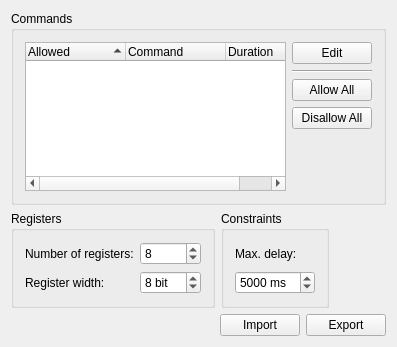
<?xml version="1.0" encoding="UTF-8"?>
<ui version="4.0" stdsetdef="1">
  <author></author>
  <comment></comment>
  <exportmacro></exportmacro>
  <class>SIG_LanguageParametersBase</class>
  <widget class="QWidget" name="SIG_LanguageParametersBase">
    <property name="geometry">
      <rect>
        <x>0</x>
        <y>0</y>
        <width>397</width>
        <height>347</height>
      </rect>
    </property>
    <property name="windowTitle">
      <string>Language Parameters</string>
    </property>
    <layout class="QVBoxLayout">
      <property name="margin">
        <number>11</number>
      </property>
      <property name="spacing">
        <number>6</number>
      </property>
      <item>
        <widget class="QGroupBox" name="groupboxCommand">
          <property name="title">
            <string>Commands</string>
          </property>
          <layout class="QHBoxLayout">
            <property name="margin">
              <number>11</number>
            </property>
            <property name="spacing">
              <number>6</number>
            </property>
            <item>
              <widget class="QTreeWidget" name="listviewCommands">
          <property name="sortingEnabled">
            <bool>true</bool>
          </property>
                <property name="selectionMode">
                  <enum>QAbstractItemView::ExtendedSelection</enum>
                </property>
                <property name="allColumnsShowFocus">
                  <bool>true</bool>
                </property>
                <column>
                  <property name="text">
                    <string>Allowed</string>
                  </property>
                </column>
                <column>
                  <property name="text">
                    <string>Command</string>
                  </property>
                </column>
                <column>
                  <property name="text">
                    <string>Duration</string>
                  </property>
                </column>
              </widget>
            </item>
            <item>
              <layout class="QVBoxLayout">
                <property name="margin">
                  <number>0</number>
                </property>
                <property name="spacing">
                  <number>6</number>
                </property>
                <item>
                  <widget class="QPushButton" name="pushbuttonEdit">
                    <property name="text">
                      <string>Edit</string>
                    </property>
                  </widget>
                </item>
                <item>
                  <widget class="Line" name="Line1">
          <property name="orientation">
            <enum>Qt::Horizontal</enum>
          </property>
        </widget>
                </item>
                <item>
                  <widget class="QPushButton" name="pushbuttonAllowAll">
                    <property name="text">
                      <string>Allow All</string>
                    </property>
                  </widget>
                </item>
                <item>
                  <widget class="QPushButton" name="pushbuttonDisallowAll">
                    <property name="text">
                      <string>Disallow All</string>
                    </property>
                  </widget>
                </item>
                <item>
                  <spacer name="Spacer2">
                    <property name="sizeHint">
                      <size>
                        <width>20</width>
                        <height>20</height>
                      </size>
                    </property>
                    <property name="sizeType">
                      <enum>QSizePolicy::Expanding</enum>
                    </property>
                    <property name="orientation">
                      <enum>Qt::Vertical</enum>
                    </property>
                  </spacer>
                </item>
              </layout>
            </item>
          </layout>
        </widget>
      </item>
      <item>
        <layout class="QHBoxLayout">
          <property name="margin">
            <number>0</number>
          </property>
          <property name="spacing">
            <number>6</number>
          </property>
          <item>
            <widget class="QGroupBox" name="groupboxRegisters">
              <property name="title">
                <string>Registers</string>
              </property>
              <layout class="QGridLayout">
                <property name="margin">
                  <number>11</number>
                </property>
                <property name="spacing">
                  <number>6</number>
                </property>
                <item row="0" column="0">
                  <widget class="QLabel" name="textlabelNumberOfRegisters">
                    <property name="text">
                      <string>Number of registers:</string>
                    </property>
                    <property name="wordWrap">
                      <bool>false</bool>
                    </property>
                  </widget>
                </item>
                <item row="1" column="0">
                  <widget class="QLabel" name="textlabelRegisterWidth">
                    <property name="text">
                      <string>Register width:</string>
                    </property>
                    <property name="wordWrap">
                      <bool>false</bool>
                    </property>
                  </widget>
                </item>
                <item row="0" column="1">
                  <widget class="QSpinBox" name="spinboxNumberOfRegisters">
                    <property name="maximum">
                      <number>32000</number>
                    </property>
                    <property name="minimum">
                      <number>1</number>
                    </property>
                    <property name="value">
                      <number>8</number>
                    </property>
                  </widget>
                </item>
                <item row="1" column="1">
                  <widget class="QSpinBox" name="spinboxRegisterWidth">
                    <property name="suffix">
                      <string> bit</string>
                    </property>
                    <property name="minimum">
                      <number>1</number>
                    </property>
                    <property name="maximum">
                      <number>16</number>
                    </property>
                    <property name="value">
                      <number>8</number>
                    </property>
                  </widget>
                </item>
              </layout>
            </widget>
          </item>
          <item>
            <widget class="QGroupBox" name="groupboxConstraints">
              <property name="title">
                <string>Constraints</string>
              </property>
              <layout class="QVBoxLayout">
                <property name="margin">
                  <number>11</number>
                </property>
                <property name="spacing">
                  <number>6</number>
                </property>
                <item>
                  <widget class="QLabel" name="textlabelMaxDelayTime">
                    <property name="text">
                      <string>Max. delay:</string>
                    </property>
                    <property name="wordWrap">
                      <bool>false</bool>
                    </property>
                  </widget>
                </item>
                <item>
                  <widget class="QSpinBox" name="spinboxMaximalDelayTime">
                    <property name="suffix">
                      <string> ms</string>
                    </property>
                    <property name="maximum">
                      <number>64000</number>
                    </property>
                    <property name="value">
                      <number>5000</number>
                    </property>
                  </widget>
                </item>
              </layout>
            </widget>
          </item>
          <item>
            <spacer name="Spacer3">
              <property name="sizeHint">
                <size>
                  <width>20</width>
                  <height>20</height>
                </size>
              </property>
              <property name="sizeType">
                <enum>QSizePolicy::Expanding</enum>
              </property>
              <property name="orientation">
                <enum>Qt::Horizontal</enum>
              </property>
            </spacer>
          </item>
        </layout>
      </item>
      <item>
        <layout class="QHBoxLayout">
          <property name="margin">
            <number>0</number>
          </property>
          <property name="spacing">
            <number>6</number>
          </property>
          <item>
            <spacer name="Spacer1">
              <property name="sizeHint">
                <size>
                  <width>20</width>
                  <height>20</height>
                </size>
              </property>
              <property name="sizeType">
                <enum>QSizePolicy::Expanding</enum>
              </property>
              <property name="orientation">
                <enum>Qt::Horizontal</enum>
              </property>
            </spacer>
          </item>
          <item>
            <widget class="QPushButton" name="pushbuttonImport">
              <property name="text">
                <string>Import</string>
              </property>
            </widget>
          </item>
          <item>
            <widget class="QPushButton" name="pushbuttonExport">
              <property name="text">
                <string>Export</string>
              </property>
            </widget>
          </item>
        </layout>
      </item>
    </layout>
  </widget>
  <slots>
    <slot>slotPushButtonDisallowAllClicked()</slot>
    <slot>slotPushButtonAllowAllClicked()</slot>
    <slot>slotPushButtonEditClicked()</slot>
  </slots>
  <connections>
    <connection>
      <sender>pushbuttonEdit</sender>
      <signal>clicked()</signal>
      <receiver>SIG_LanguageParametersBase</receiver>
      <slot>slotPushButtonEditClicked()</slot>
    </connection>
    <connection>
      <sender>pushbuttonAllowAll</sender>
      <signal>clicked()</signal>
      <receiver>SIG_LanguageParametersBase</receiver>
      <slot>slotPushButtonAllowAllClicked()</slot>
    </connection>
    <connection>
      <sender>pushbuttonDisallowAll</sender>
      <signal>clicked()</signal>
      <receiver>SIG_LanguageParametersBase</receiver>
      <slot>slotPushButtonDisallowAllClicked()</slot>
    </connection>
  </connections>
</ui>
